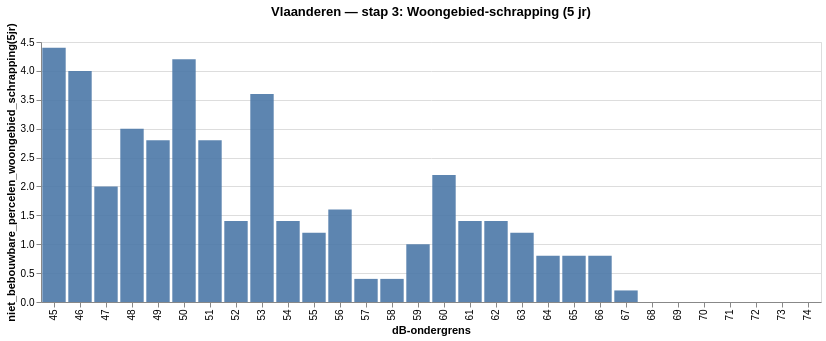

Notebook source saved alongside this figure:
### Code cell
from contour.notebook_viz import toon_staaf_per_contour

toon_staaf_per_contour(vla, 'niet_bebouwbare_percelen_woongebied_schrapping(5jr)', titel='Vlaanderen — stap 3: Woongebied-schrapping (5 jr)')

### Figure 1 — Vega-Lite specification as saved in the notebook (floating-point values rounded to 4 significant figures)
{"config": {"view": {"continuousWidth": 300, "continuousHeight": 300}}, "data": {"name": "data-28411b58fc47747a4e90660c2cb7cc30"}, "mark": {"type": "bar", "opacity": 0.9}, "encoding": {"tooltip": [{"field": "db_ondergrens", "title": "dB", "type": "ordinal"}, {"field": "waarde", "format": ",.4f", "title": "niet_bebouwbare_percelen_woongebied_schrapping(5jr)", "type": "quantitative"}, {"field": "reeks", "title": "indicator", "type": "nominal"}], "x": {"field": "db_ondergrens", "sort": ["45", "46", "47", "48", "49", "50", "51", "52", "53", "54", "55", "56", "57", "58", "59", "60", "61", "62", "63", "64", "65", "66", "67", "68", "69", "70", "71", "72", "73", "74"], "title": "dB-ondergrens", "type": "ordinal"}, "y": {"field": "waarde", "scale": {"zero": true}, "title": "niet_bebouwbare_percelen_woongebied_schrapping(5jr)", "type": "quantitative"}}, "height": 260, "title": "Vlaanderen — stap 3: Woongebied-schrapping (5 jr)", "width": 780, "$schema": "https://vega.github.io/schema/vega-lite/v6.4.1.json", "datasets": {"data-28411b58fc47747a4e90660c2cb7cc30": [{"db_ondergrens": "45", "waarde": 4.4, "reeks": "lden"}, {"db_ondergrens": "46", "waarde": 4.0, "reeks": "lden"}, {"db_ondergrens": "47", "waarde": 2.0, "reeks": "lden"}, {"db_ondergrens": "48", "waarde": 3.0, "reeks": "lden"}, {"db_ondergrens": "49", "waarde": 2.8, "reeks": "lden"}, {"db_ondergrens": "50", "waarde": 4.2, "reeks": "lden"}, {"db_ondergrens": "51", "waarde": 2.8, "reeks": "lden"}, {"db_ondergrens": "52", "waarde": 1.4, "reeks": "lden"}, {"db_ondergrens": "53", "waarde": 3.6, "reeks": "lden"}, {"db_ondergrens": "54", "waarde": 1.4, "reeks": "lden"}, {"db_ondergrens": "55", "waarde": 1.2, "reeks": "lden"}, {"db_ondergrens": "56", "waarde": 1.6, "reeks": "lden"}, {"db_ondergrens": "57", "waarde": 0.4, "reeks": "lden"}, {"db_ondergrens": "58", "waarde": 0.4, "reeks": "lden"}, {"db_ondergrens": "59", "waarde": 1.0, "reeks": "lden"}, {"db_ondergrens": "60", "waarde": 2.2, "reeks": "lden"}, {"db_ondergrens": "61", "waarde": 1.4, "reeks": "lden"}, {"db_ondergrens": "62", "waarde": 1.4, "reeks": "lden"}, {"db_ondergrens": "63", "waarde": 1.2, "reeks": "lden"}, {"db_ondergrens": "64", "waarde": 0.8, "reeks": "lden"}, {"db_ondergrens": "65", "waarde": 0.8, "reeks": "lden"}, {"db_ondergrens": "66", "waarde": 0.8, "reeks": "lden"}, {"db_ondergrens": "67", "waarde": 0.2, "reeks": "lden"}, {"db_ondergrens": "68", "waarde": 0.0, "reeks": "lden"}, {"db_ondergrens": "69", "waarde": 0.0, "reeks": "lden"}, {"db_ondergrens": "70", "waarde": 0.0, "reeks": "lden"}, {"db_ondergrens": "71", "waarde": 0.0, "reeks": "lden"}, {"db_ondergrens": "72", "waarde": 0.0, "reeks": "lden"}, {"db_ondergrens": "73", "waarde": 0.0, "reeks": "lden"}, {"db_ondergrens": "74", "waarde": 0.0, "reeks": "lden"}]}}
